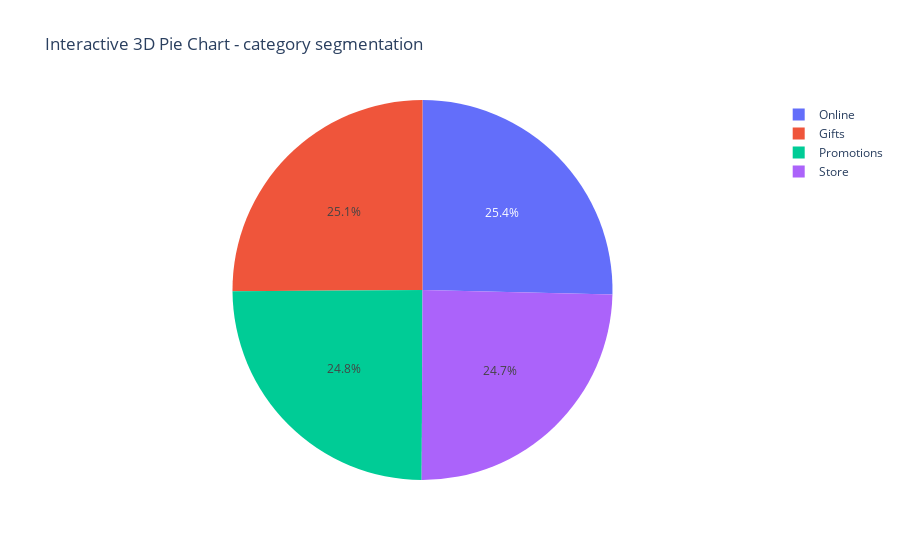

Notebook code for this chart:
### Code cell
#Interactive 3D Pie Chart - category segmentation
import plotly.graph_objects as go
import pandas as pd

# Group by Grade and Count
grade_counts = df['Category'].value_counts()

# Creating Interactive 3D Pie Chart
fig = go.Figure(data=[go.Pie(labels=grade_counts.index, values=grade_counts)])

# Adding Title
fig.update_layout(title='Interactive 3D Pie Chart - category segmentation')

# Displaying the Plot
fig.show()

### Figure 1 — Plotly figure (JSON) as saved in the notebook; plotly's stock layout.template omitted (floating-point values rounded to 4 significant figures)
{"data": [{"labels": ["Online", "Gifts", "Promotions", "Store"], "type": "pie", "values": [2537, 2511, 2482, 2470]}], "layout": {"title": {"text": "Interactive 3D Pie Chart - category segmentation"}}}
